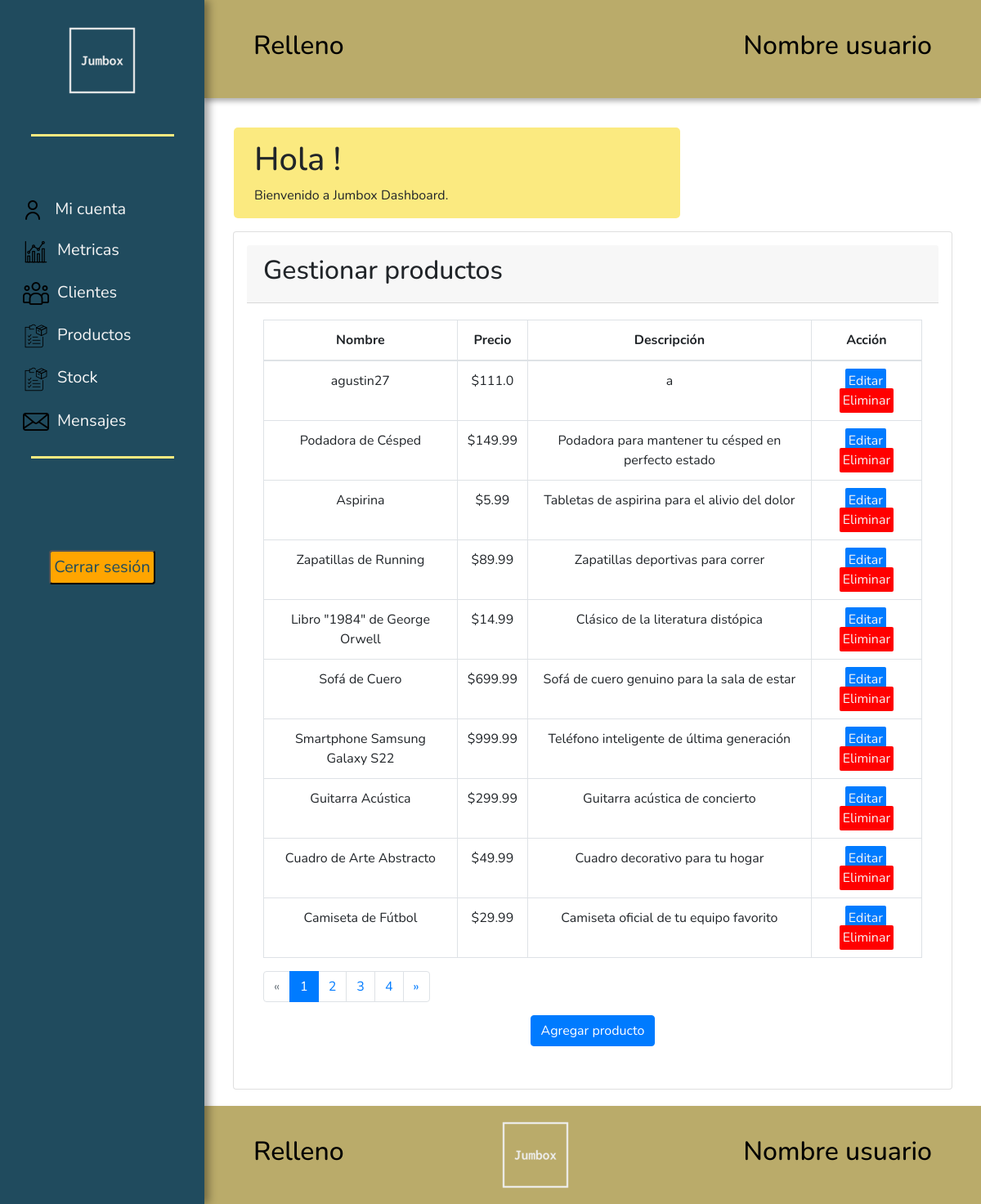
Before: /admin_dashboard with the older database file.
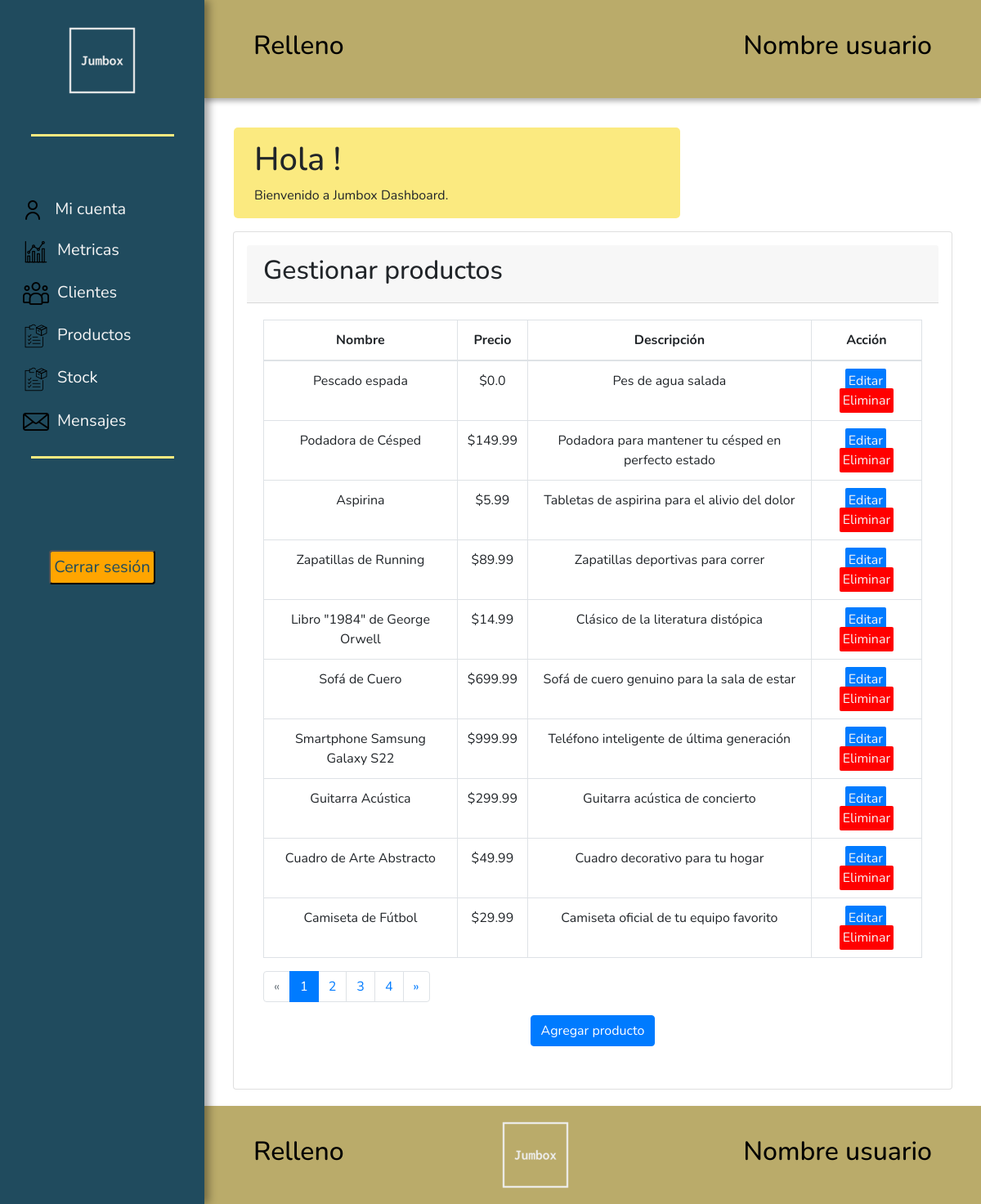
After: the same page with the newer database file.
### tables this page shows
CREATE TABLE producto (
    id_producto INTEGER PRIMARY KEY AUTOINCREMENT,
    nombre TEXT NOT NULL,
    descripcion TEXT,
    precio REAL NOT NULL,
    categoria_id INTEGER NOT NULL,

    FOREIGN KEY (categoria_id) REFERENCES categoria_producto (id_categoria_producto)
);

### app.py (the view)
@app.route('/admin_dashboard')
def admin_dashboard():
    conn = sqlite3.connect('jumbox.db')
    cursor = conn.cursor()
    cursor.execute("SELECT nombre, precio, descripcion, id_producto, categoria_id FROM producto")
    productos = cursor.fetchall()
    conn.close()
    page, per_page, offset = get_page_args(page_parameter='page', per_page_parameter='per_page')
    total = len(productos)
    pagination = Pagination(page=page, per_page=per_page, total=total, css_framework='bootstrap4')
    productos_paginados = productos[offset: offset + per_page]
    return render_template('admin_dashboard.html', productos=productos_paginados, pagination=pagination)

### templates/admin_dashboard.html
{% extends 'base.html' %}
{% block body %}
    <div class="content ">
        <div class="m-3 cartel-bienvenido">
            <h1>Hola {{nombre}}!</h1>
            <p>Bienvenido a Jumbox Dashboard.</p>
        </div>
        <main class="container">
            <div class="card p-3 gestionar-productos">
                <div class="card-header">
                    <h2>Gestionar productos</h2>
                </div>
                <div class="card-body text-center">
                    <table class="table table-bordered">
                        <thead>
                            <tr>
                                <th>Nombre</th>
                                <th>Precio</th>
                                <th>Descripción</th>
                                <th>Acción</th>
                            </tr>
                        </thead>
                            <tbody>
                            {% for producto in productos %}
                                <tr>
                                    <td>{{ producto[0] }}</td>
                                    <td>${{ producto[1] }}</td>
                                    <td>{{ producto[2] }}</td>
                                    <td>
                                        <a href="/editar_producto/{{ producto[3] }}" class="bg-primary editar" data-id="{{ producto[3] }}">Editar</a>
                                        <a href="/eliminar_producto/{{ producto[3] }}" class="eliminar" data-id="{{ producto[3] }}">Eliminar</a>
                                    </td>
                                </tr>
                            {% endfor %}
                            </tbody>
                    </table>
                    <div class="pagination">
                        {{ pagination.links }}
                    </div>
                    <a href="{{ url_for('agregar_producto') }}" class="btn btn-primary mb-3">Agregar producto</a>
                </div>
            </div>
        </main>
    </div>
{% endblock %}

### templates/base.html (shortened to what this page needs)
<!DOCTYPE html>
<html lang="en">
<head>
    <link rel="stylesheet" href="https://cdn.jsdelivr.net/npm/bootstrap@4.3.1/dist/css/bootstrap.min.css">
    <link rel="stylesheet" href="/static/styles/styles.css">
</head>
<body>
    <header>
        <h2>Relleno</h2>
        <h2>Nombre usuario</h2>
    </header>
    <div class="sidebar">
        <div class="p-4 text-center">
            <img src="/static/img/logo_blanco_grande.png" alt="Logo de Jumbox">
        </div>
        <hr class="linea-divisora">
        <ul class="pt-5 opciones-sidebar">
            <li><a href="#"><img src="/static/img/usuario.png" alt="Imagen Gestionar Cuenta"> Mi cuenta</a></li>
            <li><a href="#"><img src="/static/img/metricas.png" alt="Imagen Ver Metricas">Metricas</a></li>
            <li><a href="#"><img src="/static/img/cliente.png" alt="Imagen Clientes">Clientes</a></li>
            <li><a href="#"><img src="/static/img/productos.png" alt="Imagen Productos">Productos</a></li>
            <li><a href="#"><img src="/static/img/productos.png" alt="Imagen Stock">Stock</a></li>
            <li><a href="#"><img src="/static/img/mensaje.png" alt="Imagen de Enviar Mensaje">Mensajes</a></li>
            <hr class="linea-divisora pt-5 pb-5">
            <div class="container text-center">
                <button class="boton">Cerrar sesión</button>
            </div>
        </ul>
    </div>
    {% block body %}
    {% endblock %}
    <footer>
        <h2>Relleno</h2>
        <img src="/static/img/logo_blanco_grande.png" alt="Logo de Jumbox">
        <h2>Nombre usuario</h2>
    </footer>
</body>
</html>

### static/styles/styles.css (style rules this page uses)
* { font-family: 'Nunito', sans-serif; }
html, body { height: 100%; margin: 0; padding: 0; }
header, footer { display: flex; justify-content: space-between; text-align: center; align-items: center; background-color: #baab6a; padding: 60px; margin-left: 250px; font-size: 15px; height: 110px; color: #000; box-shadow: 0 4px 6px rgba(0, 0, 0, 0.3); }
footer { margin-top: auto; }
footer img { margin-right: 20px; }
li img { margin-left: 18px; margin-right: 10px; }
.sidebar { width: 250px; height: 100%; background-color: #204b5e; color: #fff; position: fixed; top: 0; left: 0; overflow-y: auto; box-shadow: 5px 0 10px rgba(0, 0, 0, 0.4); }
.sidebar ul { list-style-type: none; padding: 0; }
.sidebar li { padding: 10px; }
.content { display: flex; flex-direction: column; align-items: flex-start; margin-left: 250px; padding: 20px; }
.cartel-bienvenido { border-radius: 5px; width: 60%; padding-top: 15px; padding-bottom: 15; padding-left: 25px; background-color: #fbea80; }
.opciones-sidebar li a { font-size: 20px; color: whitesmoke; text-align: start; text-decoration: none; }
.linea-divisora { border-top: 3px solid #fbea80; width: 70%; }
.boton { padding: 4px; font-size: 20px; color: #204b5e; background-color: #FFA500; border-radius: 4px; }
.editar { border-radius: 2px; padding: 4px; margin-right: 2px; color: whitesmoke; font-size: 16px; }
.eliminar { border-radius: 2px; padding: 4px; background-color: red; color: whitesmoke; font-size:16px; }

Changed rows visible on the page:
changed producto: nombre "agustin27" → "Pescado espada"; precio "111.0" → "0.0"; descripcion "a" → "Pes de agua salada"
